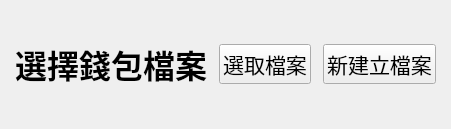
<?xml version="1.0" encoding="UTF-8"?>
<ui version="4.0">
 <class>menu</class>
 <widget class="QMainWindow" name="menu">
  <property name="geometry">
   <rect>
    <x>0</x>
    <y>0</y>
    <width>451</width>
    <height>129</height>
   </rect>
  </property>
  <property name="windowTitle">
   <string>Menu</string>
  </property>
  <widget class="QWidget" name="centralwidget">
   <layout class="QHBoxLayout" name="horizontalLayout_15" stretch="0,0,0,0,0,0,0">
    <item>
     <spacer name="horizontalSpacer_4">
      <property name="orientation">
       <enum>Qt::Horizontal</enum>
      </property>
      <property name="sizeHint" stdset="0">
       <size>
        <width>40</width>
        <height>20</height>
       </size>
      </property>
     </spacer>
    </item>
    <item>
     <widget class="QLabel" name="label">
      <property name="sizePolicy">
       <sizepolicy hsizetype="Fixed" vsizetype="Fixed">
        <horstretch>0</horstretch>
        <verstretch>0</verstretch>
       </sizepolicy>
      </property>
      <property name="font">
       <font>
        <family>微軟正黑體</family>
        <pointsize>24</pointsize>
        <weight>75</weight>
        <bold>true</bold>
       </font>
      </property>
      <property name="text">
       <string>選擇錢包檔案</string>
      </property>
      <property name="alignment">
       <set>Qt::AlignCenter</set>
      </property>
     </widget>
    </item>
    <item>
     <spacer name="horizontalSpacer_2">
      <property name="orientation">
       <enum>Qt::Horizontal</enum>
      </property>
      <property name="sizeHint" stdset="0">
       <size>
        <width>40</width>
        <height>20</height>
       </size>
      </property>
     </spacer>
    </item>
    <item>
     <widget class="QPushButton" name="fileSelectBtn">
      <property name="sizePolicy">
       <sizepolicy hsizetype="Fixed" vsizetype="Fixed">
        <horstretch>0</horstretch>
        <verstretch>0</verstretch>
       </sizepolicy>
      </property>
      <property name="font">
       <font>
        <family>微軟正黑體</family>
        <pointsize>16</pointsize>
       </font>
      </property>
      <property name="text">
       <string>選取檔案</string>
      </property>
     </widget>
    </item>
    <item>
     <spacer name="horizontalSpacer">
      <property name="orientation">
       <enum>Qt::Horizontal</enum>
      </property>
      <property name="sizeHint" stdset="0">
       <size>
        <width>40</width>
        <height>20</height>
       </size>
      </property>
     </spacer>
    </item>
    <item>
     <widget class="QPushButton" name="newFile">
      <property name="font">
       <font>
        <family>微軟正黑體</family>
        <pointsize>16</pointsize>
       </font>
      </property>
      <property name="text">
       <string>新建立檔案</string>
      </property>
     </widget>
    </item>
    <item>
     <spacer name="horizontalSpacer_3">
      <property name="orientation">
       <enum>Qt::Horizontal</enum>
      </property>
      <property name="sizeHint" stdset="0">
       <size>
        <width>40</width>
        <height>20</height>
       </size>
      </property>
     </spacer>
    </item>
   </layout>
  </widget>
 </widget>
 <resources/>
 <connections/>
</ui>
